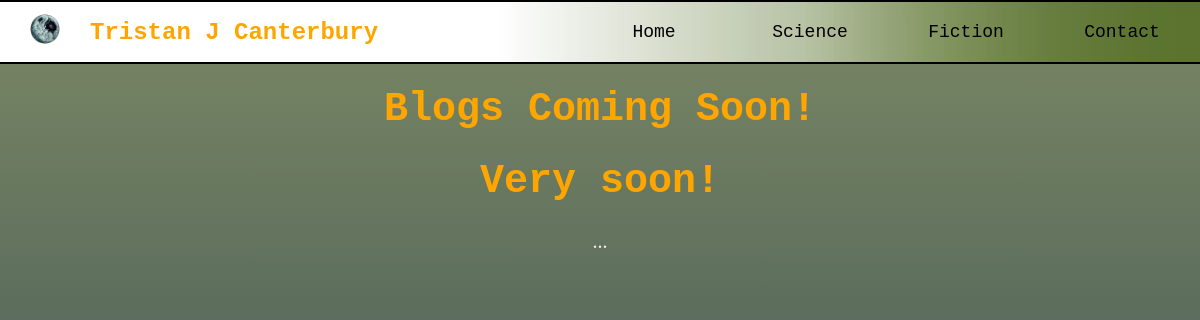
The page /opinions/ on the database its author committed.
### portfolio/models.py (models this page shows, shortened)
class Blog(models.Model):
    title = models.CharField(max_length=100)
    body = MDTextField(null=True, blank=True)

### portfolio/views.py (the view)
# urls.py: path('opinions/',views.opinions, name='opinions'),
def opinions(request):
    blog = Blog.objects.all()  # Fetch the profile object
    return render(request, 'portfolio/opinions.html', {'blog': blog})

### portfolio/templates/portfolio/opinions.html (shortened to what this page needs)
{% extends 'base.html' %}
{% load markdownify %}
{% block content %}
<body>
<div style="text-align: center;">
        {% for entry in blog %}
            <h1  style="font-family: 'Courier New'; color: orange; text-align: center;">{{ entry.title }}</h3>
                <p>{{entry.body |markdownify}}</p>
        {% endfor %}
</div>
</body>
{% endblock %}

### static/css/Tabs.css (style rules this page uses)
body { margin: 0; }

### rows shown on the page
Blog: title "Blogs Coming Soon!"
Blog: title "Very soon!", body "..."
